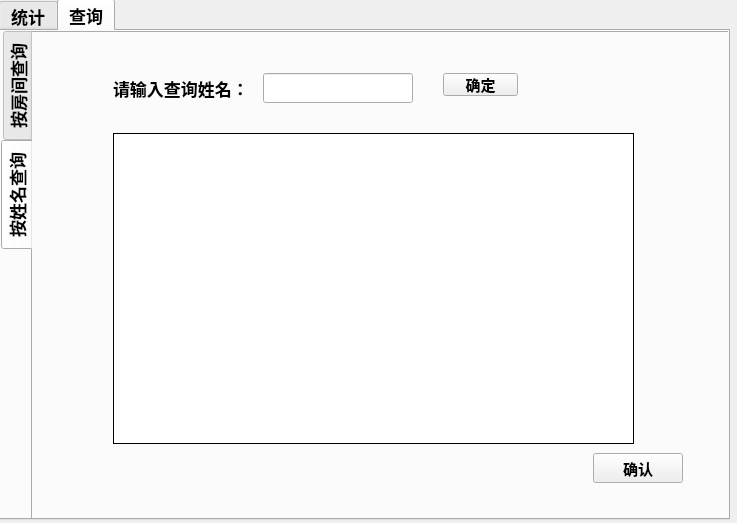
<?xml version="1.0" encoding="UTF-8"?>
<ui version="4.0">
 <class>statistics</class>
 <widget class="QWidget" name="statistics">
  <property name="geometry">
   <rect>
    <x>0</x>
    <y>0</y>
    <width>737</width>
    <height>523</height>
   </rect>
  </property>
  <property name="windowTitle">
   <string>统计查询</string>
  </property>
  <widget class="QWidget" name="gridLayoutWidget">
   <property name="geometry">
    <rect>
     <x>-1</x>
     <y>-1</y>
     <width>731</width>
     <height>521</height>
    </rect>
   </property>
   <layout class="QGridLayout" name="gridLayout">
    <item row="0" column="0">
     <widget class="QTabWidget" name="statistics_2">
      <property name="font">
       <font>
        <pointsize>13</pointsize>
        <weight>75</weight>
        <bold>true</bold>
       </font>
      </property>
      <property name="tabPosition">
       <enum>QTabWidget::North</enum>
      </property>
      <property name="tabShape">
       <enum>QTabWidget::Rounded</enum>
      </property>
      <property name="currentIndex">
       <number>1</number>
      </property>
      <widget class="QWidget" name="statis">
       <attribute name="title">
        <string>统计</string>
       </attribute>
       <widget class="QLabel" name="label">
        <property name="enabled">
         <bool>true</bool>
        </property>
        <property name="geometry">
         <rect>
          <x>80</x>
          <y>90</y>
          <width>150</width>
          <height>30</height>
         </rect>
        </property>
        <property name="font">
         <font>
          <pointsize>16</pointsize>
          <weight>75</weight>
          <bold>true</bold>
         </font>
        </property>
        <property name="frameShadow">
         <enum>QFrame::Raised</enum>
        </property>
        <property name="text">
         <string>&lt;html&gt;&lt;head/&gt;&lt;body&gt;&lt;p align=&quot;center&quot;&gt;入住房间数量：&lt;/p&gt;&lt;/body&gt;&lt;/html&gt;</string>
        </property>
       </widget>
       <widget class="QLabel" name="label_2">
        <property name="geometry">
         <rect>
          <x>80</x>
          <y>210</y>
          <width>150</width>
          <height>30</height>
         </rect>
        </property>
        <property name="font">
         <font>
          <pointsize>16</pointsize>
         </font>
        </property>
        <property name="frameShape">
         <enum>QFrame::NoFrame</enum>
        </property>
        <property name="frameShadow">
         <enum>QFrame::Raised</enum>
        </property>
        <property name="text">
         <string>&lt;html&gt;&lt;head/&gt;&lt;body&gt;&lt;p align=&quot;center&quot;&gt;入住率：&lt;/p&gt;&lt;/body&gt;&lt;/html&gt;</string>
        </property>
       </widget>
       <widget class="QLabel" name="label_3">
        <property name="geometry">
         <rect>
          <x>80</x>
          <y>340</y>
          <width>150</width>
          <height>30</height>
         </rect>
        </property>
        <property name="frameShape">
         <enum>QFrame::NoFrame</enum>
        </property>
        <property name="frameShadow">
         <enum>QFrame::Raised</enum>
        </property>
        <property name="text">
         <string>&lt;html&gt;&lt;head/&gt;&lt;body&gt;&lt;p align=&quot;center&quot;&gt;&lt;span style=&quot; font-size:16pt;&quot;&gt;总收入：&lt;/span&gt;&lt;/p&gt;&lt;/body&gt;&lt;/html&gt;</string>
        </property>
       </widget>
       <widget class="QLabel" name="roomnum">
        <property name="geometry">
         <rect>
          <x>310</x>
          <y>90</y>
          <width>200</width>
          <height>30</height>
         </rect>
        </property>
        <property name="frameShape">
         <enum>QFrame::Panel</enum>
        </property>
        <property name="frameShadow">
         <enum>QFrame::Sunken</enum>
        </property>
        <property name="text">
         <string/>
        </property>
       </widget>
       <widget class="QLabel" name="roomp">
        <property name="geometry">
         <rect>
          <x>310</x>
          <y>210</y>
          <width>200</width>
          <height>30</height>
         </rect>
        </property>
        <property name="frameShape">
         <enum>QFrame::Panel</enum>
        </property>
        <property name="frameShadow">
         <enum>QFrame::Sunken</enum>
        </property>
        <property name="text">
         <string/>
        </property>
       </widget>
       <widget class="QLabel" name="allcharge">
        <property name="geometry">
         <rect>
          <x>310</x>
          <y>340</y>
          <width>200</width>
          <height>30</height>
         </rect>
        </property>
        <property name="frameShape">
         <enum>QFrame::Panel</enum>
        </property>
        <property name="frameShadow">
         <enum>QFrame::Sunken</enum>
        </property>
        <property name="text">
         <string/>
        </property>
       </widget>
       <widget class="QPushButton" name="ok_button">
        <property name="geometry">
         <rect>
          <x>580</x>
          <y>430</y>
          <width>90</width>
          <height>30</height>
         </rect>
        </property>
        <property name="font">
         <font>
          <pointsize>11</pointsize>
         </font>
        </property>
        <property name="text">
         <string>确定</string>
        </property>
       </widget>
       <widget class="QLabel" name="label_9">
        <property name="geometry">
         <rect>
          <x>0</x>
          <y>0</y>
          <width>721</width>
          <height>491</height>
         </rect>
        </property>
        <property name="styleSheet">
         <string notr="true">border-image: url(:/picture/1.jpg);</string>
        </property>
        <property name="text">
         <string/>
        </property>
       </widget>
       <widget class="QPushButton" name="pushButton_3">
        <property name="geometry">
         <rect>
          <x>480</x>
          <y>430</y>
          <width>90</width>
          <height>30</height>
         </rect>
        </property>
        <property name="font">
         <font>
          <pointsize>11</pointsize>
         </font>
        </property>
        <property name="text">
         <string>统计</string>
        </property>
       </widget>
       <zorder>label_9</zorder>
       <zorder>label</zorder>
       <zorder>label_2</zorder>
       <zorder>label_3</zorder>
       <zorder>roomnum</zorder>
       <zorder>roomp</zorder>
       <zorder>allcharge</zorder>
       <zorder>ok_button</zorder>
       <zorder>pushButton_3</zorder>
      </widget>
      <widget class="QWidget" name="search">
       <attribute name="title">
        <string>查询</string>
       </attribute>
       <widget class="QTabWidget" name="tabWidget">
        <property name="geometry">
         <rect>
          <x>0</x>
          <y>0</y>
          <width>731</width>
          <height>491</height>
         </rect>
        </property>
        <property name="toolTip">
         <string>&lt;html&gt;&lt;head/&gt;&lt;body&gt;&lt;p&gt;按姓名查询&lt;/p&gt;&lt;/body&gt;&lt;/html&gt;</string>
        </property>
        <property name="tabPosition">
         <enum>QTabWidget::West</enum>
        </property>
        <property name="currentIndex">
         <number>1</number>
        </property>
        <widget class="QWidget" name="tab">
         <attribute name="title">
          <string>按房间查询</string>
         </attribute>
         <widget class="QLabel" name="label_7">
          <property name="geometry">
           <rect>
            <x>70</x>
            <y>40</y>
            <width>160</width>
            <height>30</height>
           </rect>
          </property>
          <property name="text">
           <string>请选择查找房间号：</string>
          </property>
         </widget>
         <widget class="QPushButton" name="pushButton">
          <property name="geometry">
           <rect>
            <x>550</x>
            <y>430</y>
            <width>90</width>
            <height>30</height>
           </rect>
          </property>
          <property name="font">
           <font>
            <pointsize>11</pointsize>
            <weight>75</weight>
            <bold>true</bold>
           </font>
          </property>
          <property name="text">
           <string>确认</string>
          </property>
         </widget>
         <widget class="QComboBox" name="comboBox">
          <property name="geometry">
           <rect>
            <x>240</x>
            <y>40</y>
            <width>160</width>
            <height>30</height>
           </rect>
          </property>
          <item>
           <property name="text">
            <string>101</string>
           </property>
          </item>
          <item>
           <property name="text">
            <string>102</string>
           </property>
          </item>
          <item>
           <property name="text">
            <string>103</string>
           </property>
          </item>
          <item>
           <property name="text">
            <string>104</string>
           </property>
          </item>
          <item>
           <property name="text">
            <string>105</string>
           </property>
          </item>
          <item>
           <property name="text">
            <string>106</string>
           </property>
          </item>
          <item>
           <property name="text">
            <string>107</string>
           </property>
          </item>
          <item>
           <property name="text">
            <string>108</string>
           </property>
          </item>
          <item>
           <property name="text">
            <string>109</string>
           </property>
          </item>
          <item>
           <property name="text">
            <string>110</string>
           </property>
          </item>
          <item>
           <property name="text">
            <string>201</string>
           </property>
          </item>
          <item>
           <property name="text">
            <string>202</string>
           </property>
          </item>
          <item>
           <property name="text">
            <string>203</string>
           </property>
          </item>
          <item>
           <property name="text">
            <string>204</string>
           </property>
          </item>
          <item>
           <property name="text">
            <string>205</string>
           </property>
          </item>
          <item>
           <property name="text">
            <string>206</string>
           </property>
          </item>
          <item>
           <property name="text">
            <string>207</string>
           </property>
          </item>
          <item>
           <property name="text">
            <string>208</string>
           </property>
          </item>
          <item>
           <property name="text">
            <string>209</string>
           </property>
          </item>
          <item>
           <property name="text">
            <string>210</string>
           </property>
          </item>
          <item>
           <property name="text">
            <string>301</string>
           </property>
          </item>
          <item>
           <property name="text">
            <string>302</string>
           </property>
          </item>
          <item>
           <property name="text">
            <string>303</string>
           </property>
          </item>
          <item>
           <property name="text">
            <string>304</string>
           </property>
          </item>
          <item>
           <property name="text">
            <string>305</string>
           </property>
          </item>
          <item>
           <property name="text">
            <string>306</string>
           </property>
          </item>
          <item>
           <property name="text">
            <string>307</string>
           </property>
          </item>
          <item>
           <property name="text">
            <string>308</string>
           </property>
          </item>
          <item>
           <property name="text">
            <string>401</string>
           </property>
          </item>
          <item>
           <property name="text">
            <string>402</string>
           </property>
          </item>
          <item>
           <property name="text">
            <string>403</string>
           </property>
          </item>
          <item>
           <property name="text">
            <string>404</string>
           </property>
          </item>
          <item>
           <property name="text">
            <string>405</string>
           </property>
          </item>
          <item>
           <property name="text">
            <string>406</string>
           </property>
          </item>
         </widget>
         <widget class="QLabel" name="label_10">
          <property name="geometry">
           <rect>
            <x>0</x>
            <y>0</y>
            <width>701</width>
            <height>491</height>
           </rect>
          </property>
          <property name="styleSheet">
           <string notr="true">border-image: url(:/picture/1.jpg);</string>
          </property>
          <property name="text">
           <string/>
          </property>
         </widget>
         <widget class="QTextEdit" name="room_information">
          <property name="geometry">
           <rect>
            <x>70</x>
            <y>100</y>
            <width>501</width>
            <height>271</height>
           </rect>
          </property>
         </widget>
         <zorder>label_10</zorder>
         <zorder>label_7</zorder>
         <zorder>pushButton</zorder>
         <zorder>comboBox</zorder>
         <zorder>room_information</zorder>
        </widget>
        <widget class="QWidget" name="tab_2">
         <property name="toolTip">
          <string>&lt;html&gt;&lt;head/&gt;&lt;body&gt;&lt;p&gt;an&lt;/p&gt;&lt;/body&gt;&lt;/html&gt;</string>
         </property>
         <attribute name="title">
          <string>按姓名查询</string>
         </attribute>
         <widget class="QLineEdit" name="namelineEdit">
          <property name="geometry">
           <rect>
            <x>230</x>
            <y>40</y>
            <width>150</width>
            <height>30</height>
           </rect>
          </property>
         </widget>
         <widget class="QLabel" name="label_8">
          <property name="geometry">
           <rect>
            <x>80</x>
            <y>40</y>
            <width>141</width>
            <height>30</height>
           </rect>
          </property>
          <property name="text">
           <string>请输入查询姓名：</string>
          </property>
         </widget>
         <widget class="QPushButton" name="pushButton_2">
          <property name="geometry">
           <rect>
            <x>560</x>
            <y>420</y>
            <width>90</width>
            <height>30</height>
           </rect>
          </property>
          <property name="font">
           <font>
            <pointsize>11</pointsize>
            <weight>75</weight>
            <bold>true</bold>
           </font>
          </property>
          <property name="text">
           <string>确认</string>
          </property>
         </widget>
         <widget class="QLabel" name="label_11">
          <property name="geometry">
           <rect>
            <x>0</x>
            <y>0</y>
            <width>701</width>
            <height>481</height>
           </rect>
          </property>
          <property name="styleSheet">
           <string notr="true">border-image: url(:/picture/1.jpg);</string>
          </property>
          <property name="frameShadow">
           <enum>QFrame::Plain</enum>
          </property>
          <property name="text">
           <string/>
          </property>
         </widget>
         <widget class="QPushButton" name="pushButton_4">
          <property name="geometry">
           <rect>
            <x>410</x>
            <y>40</y>
            <width>75</width>
            <height>23</height>
           </rect>
          </property>
          <property name="font">
           <font>
            <pointsize>11</pointsize>
           </font>
          </property>
          <property name="text">
           <string>确定</string>
          </property>
         </widget>
         <widget class="QTableView" name="infor">
          <property name="geometry">
           <rect>
            <x>80</x>
            <y>100</y>
            <width>521</width>
            <height>311</height>
           </rect>
          </property>
          <property name="frameShape">
           <enum>QFrame::Box</enum>
          </property>
          <property name="frameShadow">
           <enum>QFrame::Plain</enum>
          </property>
         </widget>
         <zorder>label_11</zorder>
         <zorder>namelineEdit</zorder>
         <zorder>label_8</zorder>
         <zorder>pushButton_2</zorder>
         <zorder>pushButton_4</zorder>
         <zorder>infor</zorder>
        </widget>
       </widget>
      </widget>
     </widget>
    </item>
   </layout>
  </widget>
 </widget>
 <resources/>
 <connections/>
</ui>
